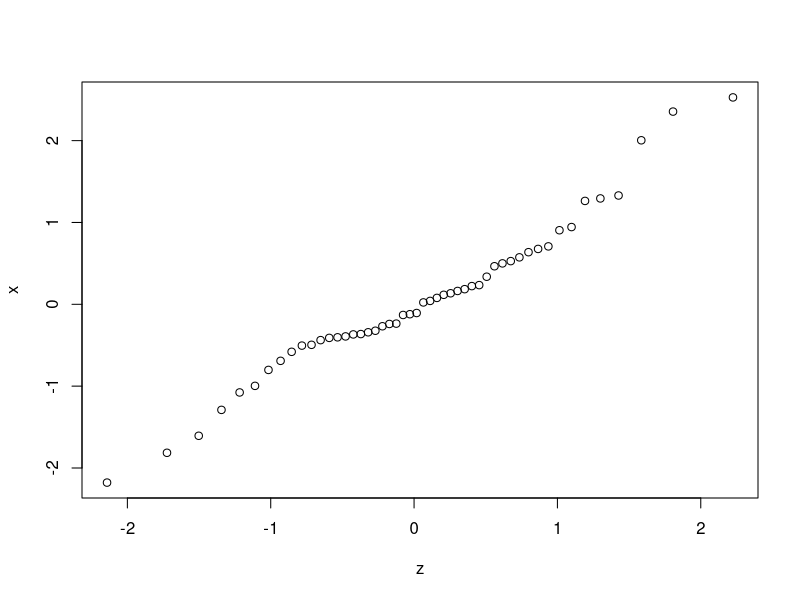
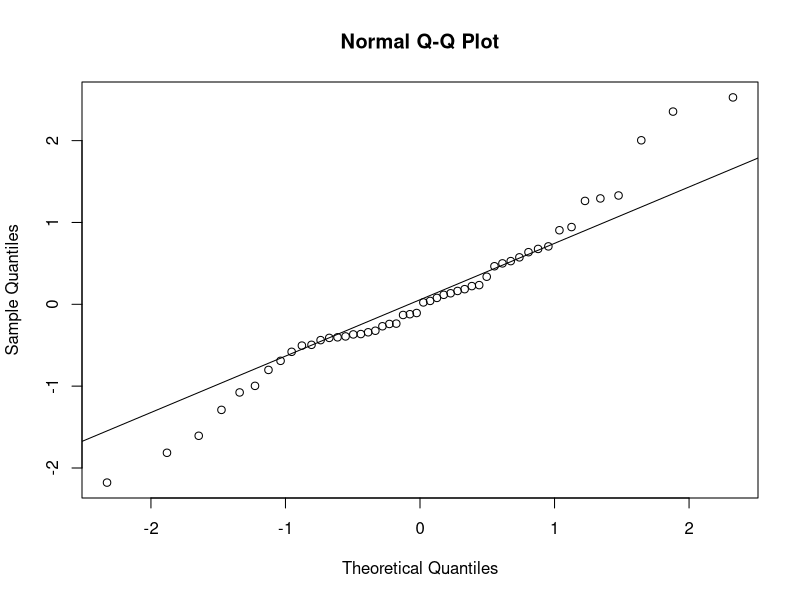
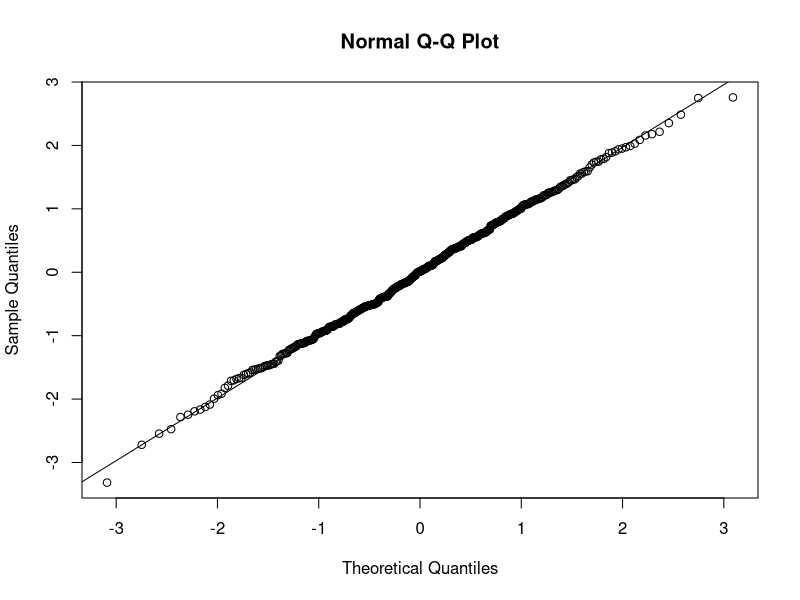
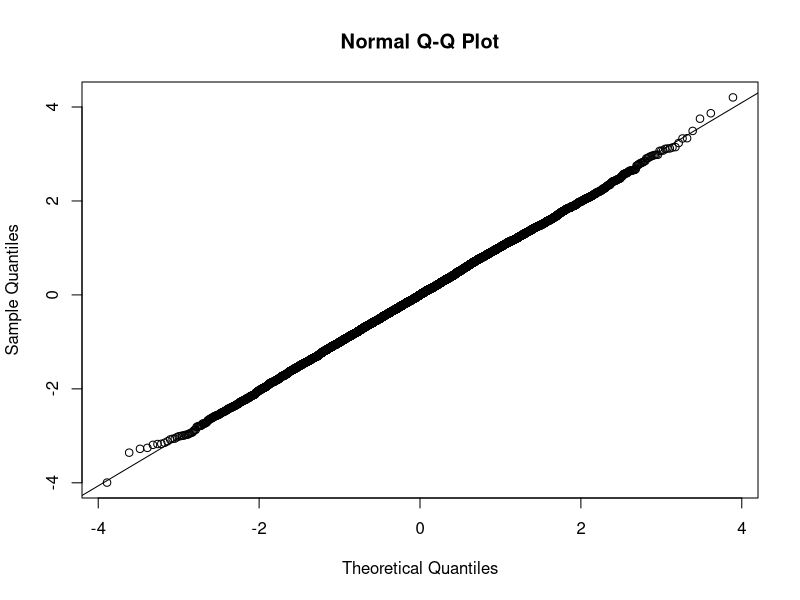
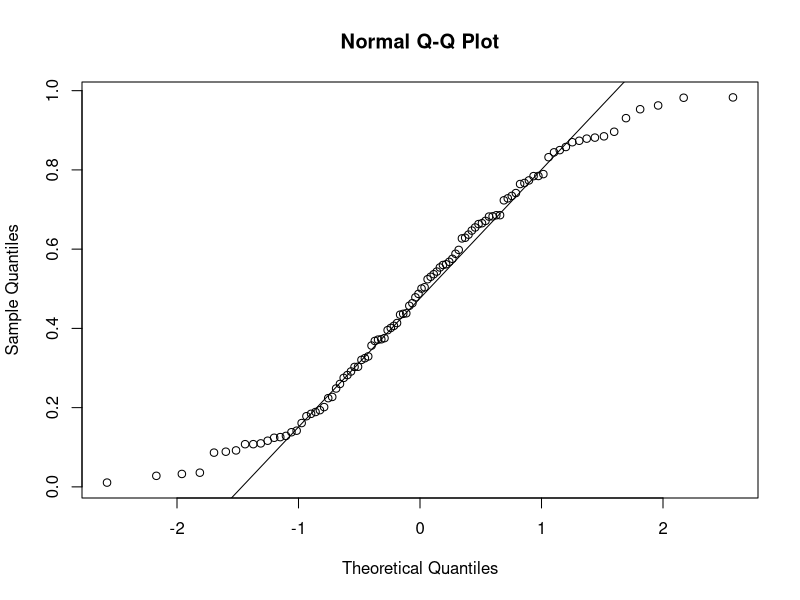
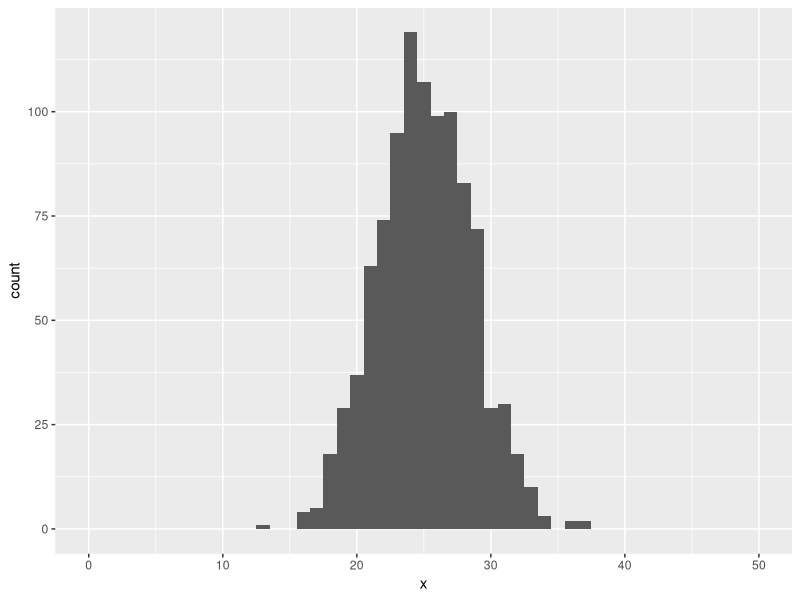
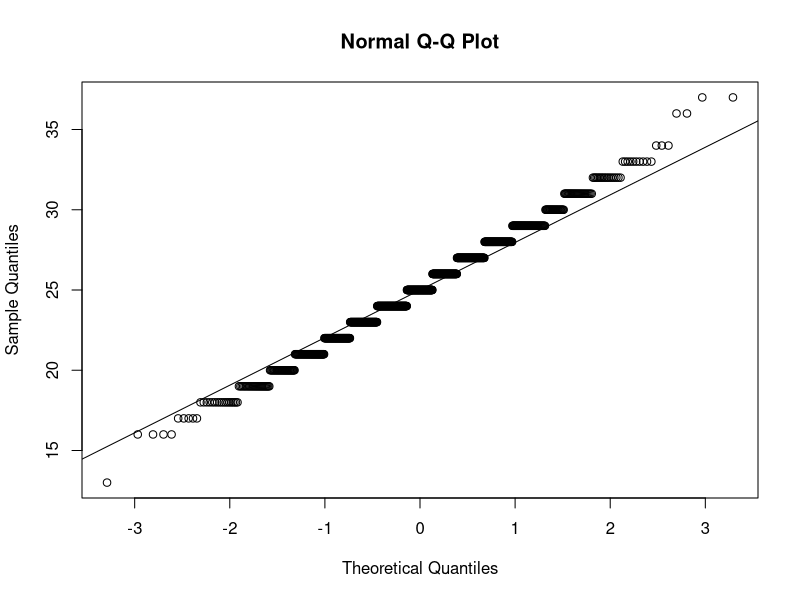
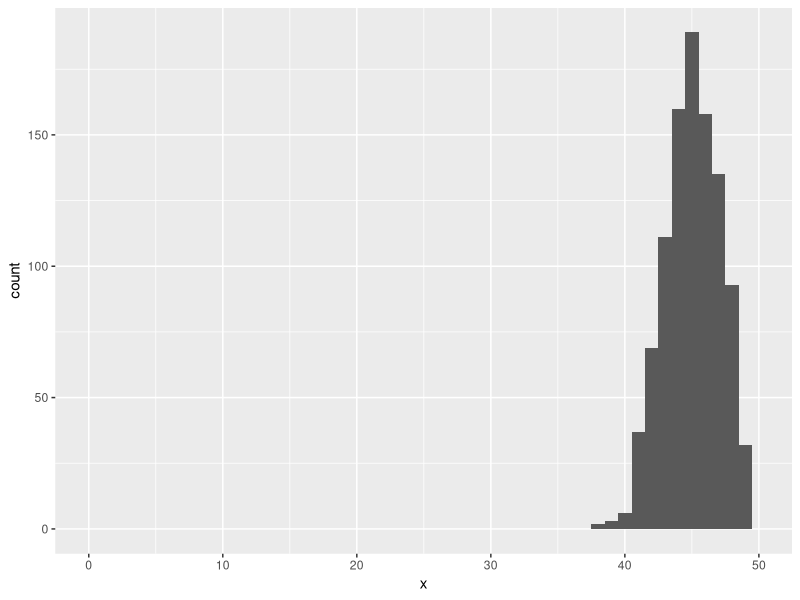

Recreate these plots in R, in order.
## ---- chunk 1
knitr::opts_chunk$set(echo = TRUE)
## ---- chunk 2
library(tidyverse)
## ---- chunk 3
x = rnorm(50)
x
## ---- chunk 4
x = sort(x)
x
## ---- chunk 5
i = seq_along(x)   # creates a sequence of 1, 2, ... up to the length of x (50 in this example)
P = (i - 0.5) / length(x)  # vector of values for each P_i
P
## ---- chunk 6
x[10]
## ---- chunk 7
P[10]
## ---- chunk 8
z = qnorm(P, mean = mean(x), sd=sd(x))
## ---- chunk 9
plot(z,x)
## ---- chunk 10
qqnorm(x)
qqline(x)   
## ---- chunk 11
x <- rnorm(500)
qqnorm(x)
qqline(x)
## ---- chunk 12
x <- rnorm(10000)
qqnorm(x)
qqline(x)
## ---- chunk 13
x <- runif(100) # 100 samples from a uniform distribution
qqnorm(x)
qqline(x)
## ---- chunk 14
x <- rbinom(n=1000, size=50, prob=0.5)
## ---- chunk 15
range(x)
## ---- chunk 16
# Create a data frame for the values of x
# This results in a data frame with one column: data$x
data = as.data.frame(x)
ggplot(data, aes(x=x)) +  geom_histogram(binwidth = 1) + xlim(c(0,50))
## ---- chunk 17
qqnorm(x)
qqline(x)
## ---- chunk 18
x <- rbinom(n=1000, size=50, prob=0.9)
data = as.data.frame(x)
ggplot(data, aes(x=x)) +  geom_histogram(binwidth = 1) + xlim(c(0,50))

qqnorm(x)
qqline(x)
## ---- chunk 19
x = faithful$waiting
qqnorm(x)
qqline(x)
## ---- chunk 20
ggplot(faithful, aes(x=waiting)) + geom_histogram(binwidth=2)
## ---- chunk 21
ggplot(faithful, aes(x=eruptions, y=waiting)) + geom_point() + 
  xlab("Length of eruption (minutes)") + 
  ylab("Waiting time until next eruption (minutes)")
## ---- chunk 22
faithful_short = faithful %>% filter(eruptions < 3)
faithful_long = faithful %>% filter(eruptions >= 3)
## ---- chunk 23
qqnorm(faithful_short$waiting)
qqline(faithful_short$waiting)
## ---- chunk 24
qqnorm(faithful_long$waiting)
qqline(faithful_long$waiting)
## ---- chunk 25
n = 20       # sample size
s = 5.0      # standard deviation
x_bar = 30.2 # sample average
## ---- chunk 26
mu_0 = 28
## ---- chunk 27
# we use lower.tail=TRUE since we are looking for the 95% quantile, starting from the lower tail
# qt is the quantile function for the Student t Distribution
t_1_minus_alpha = qt(0.95, df=n-1, lower.tail=TRUE)
t_1_minus_alpha
## ---- chunk 28
t = (x_bar - mu_0)/(s/sqrt(n))
t
## ---- chunk 29
# pt is the cumulative distribution of the t distribution
p_value = 1 - pt(t, df=n-1)
p_value
## ---- chunk 30
p_value = pt(t, df=n-1, lower.tail=FALSE)
p_value
## ---- chunk 31
# generate a sequence from -3 to 3 in steps of 0.01
x = seq(-3,3,0.01)

# create data frame to hold x and y values
dist = data.frame(x=x, 
                  y = dt(x,df=19)) # y is equal to the t-test distribution sampled at values of x

# plot the t-test distribution 
# and show the location of t and t_1_minus_alpha

ggplot(dist, aes(x,y)) + geom_line() + 
  # show line and text annotation for t
  geom_vline(xintercept = t, linetype="dashed") + 
  annotate("label", x=t, y=0.3, label="t") + 
  # show line and text annotation for t_1_minus_alpha
  geom_vline(xintercept = t_1_minus_alpha, linetype="dashed") + 
  annotate("label", x=t_1_minus_alpha, y=0.35, label="t[1-alpha]", parse=TRUE)

## ---- chunk 32
# tails are now alpha/2
t_1_minus_alpha_div_2 = qt(1 - (0.05/2), df=n-1, lower.tail=TRUE)
## ---- chunk 33
t_1_minus_alpha_div_2
## ---- chunk 34
# generate a sequence from -3 to 3 in steps of 0.01
x = seq(-3,3,0.01)
left_tail_x = seq(-3,-t_1_minus_alpha_div_2,0.01)
right_tail_x = seq(t_1_minus_alpha_div_2, 3, 0.01)

# create data frame to hold x and y values
dist = data.frame(x=x, 
                  y = dt(x, df=n-1)) # y is equal to the t-test distribution sampled at values of x

# plot the t-test distribution 
# and show the location of t and t_1_minus_alpha_div_2

ggplot(dist, aes(x,y)) + geom_line() + 
  # show line and text annotation for t
  geom_vline(xintercept = t, linetype="dashed") + 
  annotate("label", x=t, y=0.2, label="t") + 
  # show line and text annotation for t_1_minus_alpha_div_2
  geom_vline(xintercept = t_1_minus_alpha_div_2, linetype="dashed") + 
  annotate("label", x=t_1_minus_alpha_div_2, y=0.25, label="t[1-alpha/2]", parse=TRUE) + 
  geom_vline(xintercept = -t_1_minus_alpha_div_2, linetype="dashed") + 
  annotate("label", x = -t_1_minus_alpha_div_2, y=0.25, label="t[alpha/2]", parse=TRUE) + 
  geom_polygon(data = data.frame(x = c(left_tail_x, rev(left_tail_x)), 
                                 y = c(dt(left_tail_x, df=n-1), 
                                       rep(0, length(left_tail_x)))), 
               fill="red", alpha=0.5) + 
  geom_polygon(data = data.frame(x = c(right_tail_x, rev(right_tail_x)), 
                                 y = c(dt(right_tail_x, df=n-1), 
                                       rep(0, length(right_tail_x)))), 
               fill="red", alpha=0.5)

# critical region will be different and may also have to reject it.
## ---- chunk 35
non_smoke = c(18,22,21,17,20,17,23,20,22,21)
smoke = c(16,20,14,21,20,18,13,15,17,21)
## ---- chunk 36
x_bar1 = mean(non_smoke)
x_bar2 = mean(smoke)
print(x_bar1)
print(x_bar2)
## ---- chunk 37
s1 = sd(non_smoke)
s2 = sd(smoke)
print(s1)
print(s2)
## ---- chunk 38
qqnorm(smoke)
qqline(smoke)
## ---- chunk 39
qqnorm(non_smoke)
qqline(non_smoke)
## ---- chunk 40
res = t.test(smoke, alternative = "less", mu=20, conf.level = 0.95)
res
## ---- chunk 41
res$statistic
## ---- chunk 42
t.test(smoke, alternative = "greater", mu=20, conf.level = 0.95)
## ---- chunk 43
x = seq(-3,3,0.01)
n = 10
dist = data.frame(x=x, 
                  y = dt(x, df=n-1)) # y is equal to the t-test distribution sampled at values of x

t_1_minus_alpha = qt(1 - (0.05), df=n-1, lower.tail=TRUE)

right_tail_x = seq(t_1_minus_alpha, 3, 0.01)

ggplot(dist, aes(x,y)) + 
  geom_line() + 
  geom_vline(xintercept = res$statistic, linetype="dashed") + 
  annotate("label", x = res$statistic, y=0.25, label="t") + 
  geom_vline(xintercept = t_1_minus_alpha, linetype="dashed") + 
  annotate("label", x = t_1_minus_alpha, y=0.25, label="t[1-alpha]", parse=TRUE) + 
  geom_polygon(data = data.frame(x = c(right_tail_x, rev(right_tail_x)), 
                                 y = c(dt(right_tail_x, df=n-1), 
                                       rep(0, length(right_tail_x)))), 
               fill="red", alpha=0.5)

## ---- chunk 44
res = t.test(smoke, alternative = "two.sided", mu=20, conf.level = 0.95)
res
## ---- chunk 45
t.test(smoke, non_smoke, alternative = "two.sided", conf.level = 0.95, var.equal = TRUE)
## ---- chunk 46
t.test(smoke, non_smoke, alternative = "two.sided", conf.level = 0.95, var.equal = FALSE)
## ---- chunk 47
mean(smoke)
mean(non_smoke)
## ---- chunk 48
t.test(non_smoke, smoke, alternative = "greater", var.equal = FALSE, conf.level = 0.95)
t.test(non_smoke, smoke, alternative = "greater", var.equal = TRUE, conf.level = 0.95)
## ---- chunk 49
# test values both before and after smoking:
pre_test = c(77, 56, 64, 60, 57, 53, 72, 62, 65, 66)
post_test = c(88, 74, 83, 68, 58, 50, 67, 64 ,74 ,60)

t.test(pre_test, post_test, alternative = "less", var.equal = FALSE, paired = TRUE, conf.level = 0.95)
t.test(pre_test, post_test, alternative = "less", var.equal = TRUE, conf.level = 0.95)
## ---- chunk 50
x0 = 28
xa = seq(28.5, 33, by = 0.5)
n = 20

sigma = 5
alpha = 0.05

# calculate difference between the means
diff = xa - x0

delta = abs(x0-xa)/sigma*sqrt(n)

res = power.t.test(delta = diff, sd = sigma, sig.level = alpha, n = n, 
                   type = "one.sample", alt = "one.sided")

beta1 = 1 - res$power

# create a data frame showing for different values of xa the power of the t test
df = data.frame(xa, power = res$power)

ggplot(df, aes(x=xa, y=power)) + 
  geom_point() + 
  ggtitle("n = 20")

## ---- chunk 51
xa = 30
diff = xa - x0
n = c(2:100)
res = power.t.test(delta = diff, sd = sigma, sig.level = alpha, n = n, 
                   type = "one.sample", alt = "one.sided")

beta1 = 1 - res$power

# create a data frame showing for different values of xa the power of the t test
df = data.frame(n, power = res$power)

ggplot(df, aes(x=n, y=power)) + 
  geom_point() + 
  ggtitle("Power vs. Sample Size")

## ---- chunk 52
xa = 30
diff = xa - x0
power = 0.9
n = 20
res = power.t.test(delta = diff, sd = sigma, sig.level = alpha, power=power, 
                   type = "one.sample", alt = "one.sided")
res
